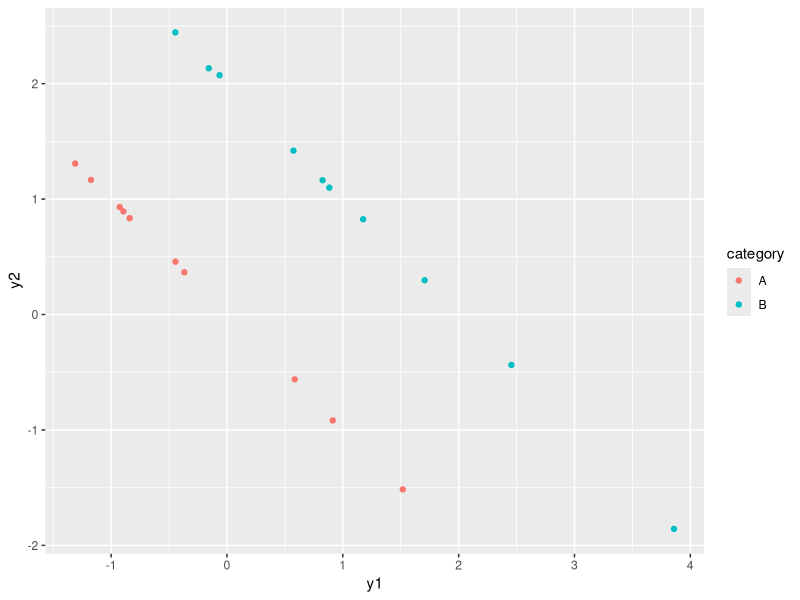

R code for this plot:
# manova
library(tidyverse)
means = rbind(c(0,0), c(1,1))
rownames(means) <- c('A', 'B')
n = 10
s = 0.01
y1 = rnorm(n*2)
y2 = -1*y1
y1 = y1+rnorm(n*2)*s
y2 = y2+rnorm(n*2)*s

df <- data.frame(category = c(rep('A', n), rep('B', n)),
           y1,y2)
df <- df %>% mutate(y1 = y1+means[category,1],
                    y2 = y2+means[category,2])
df %>% ggplot(aes(x=y1,y=y2,color=category))+geom_point()

m.res = manova(data=df, cbind(y1,y2)~category)
summary.aov(m.res)
summary.manova(m.res)
